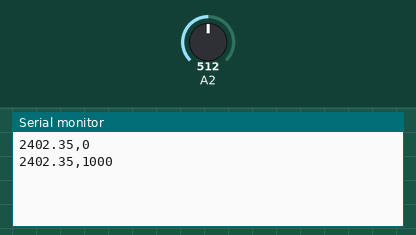
Recording of a sketch running on a simulated Arduino Uno, built with avr-gcc and run on an emulated ATmega328P. Parts: the last lines printed to the serial monitor. Inputs (shaded band) come from the test bench; at power-on: A2 = 512.

Above: at 1.8 s.
1.9 s: A2 set to 716
At 2.8 s:
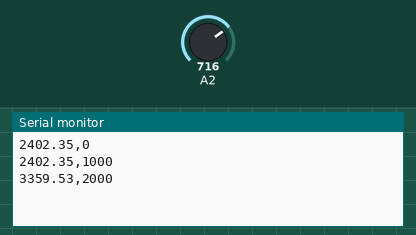
3.4 s: A2 set to 900
At 4.4 s:
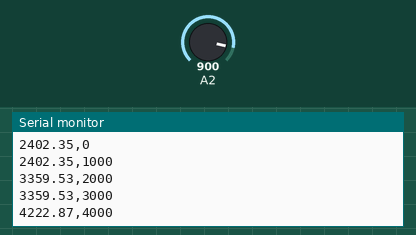
Timing chart, 0 to 6.4 s (numbered marks = the images above; inputs shaded):
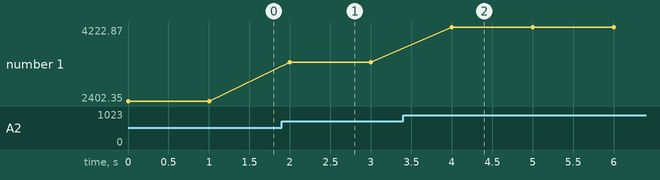

Measured:
- after the input at 1.9 s, the serial monitor: prints a new line after 0.10 s (image 1)
- after the input at 3.4 s, the serial monitor: prints a new line after 0.60 s (image 2)
- plotted number 1: 2402.35 → 3359.53 after the input at 1.9 s, 3359.53 → 4222.87 after the input at 3.4 s

The sketch:

VernierConductivityLinearCalibration_mg.ino
```cpp
/* VernierTutorialLinearCalibration (v2017)
 * This sketch reads the raw count from a Vernier Analog (BTA)
 * sensor once every half second, and uses its algebraic slope
 * and intercept to convert it to standard units.
 *
 * Plug the sensor into the Analog 2 port on the Vernier Arduino
 * Interface Shield or into an Analog Protoboard Adapter wired
 * to Arduino pin A2.
 */

float rawCount; //create global variable for reading from A/D converter (0-1023)
float voltage; //create global variable for voltage (0-5V)
float sensorValue; //create global variable for sensor value
float slope = 960; //create global variable for slope
float intercept = 0; //create global variable for intercept
//const char* units = "(MICS)"; //create global variable for units for conductivity sensor
#define DELIMITER ','
unsigned long millis_old;
void setup() {
  Serial.begin(115200); //setup communication to display
  millis_old = millis();
}

void loop() {
  rawCount=analogRead(A2); //read one data value (0-1023)
  voltage=rawCount/1023*5; //convert raw count to voltage (0-5V)
  sensorValue=(slope*voltage)+intercept; //convert to sensor value with linear calibration equation
  Serial.print(sensorValue); //print sensor value
  Serial.print(DELIMITER);
  Serial.print(millis_old);
  Serial.println();

   while ((millis() - millis_old) < 1000) { // Wait until elapsed time is 1 second
    delay(1);
  }
  millis_old = millis();               // Reset elapsed time
}
```
